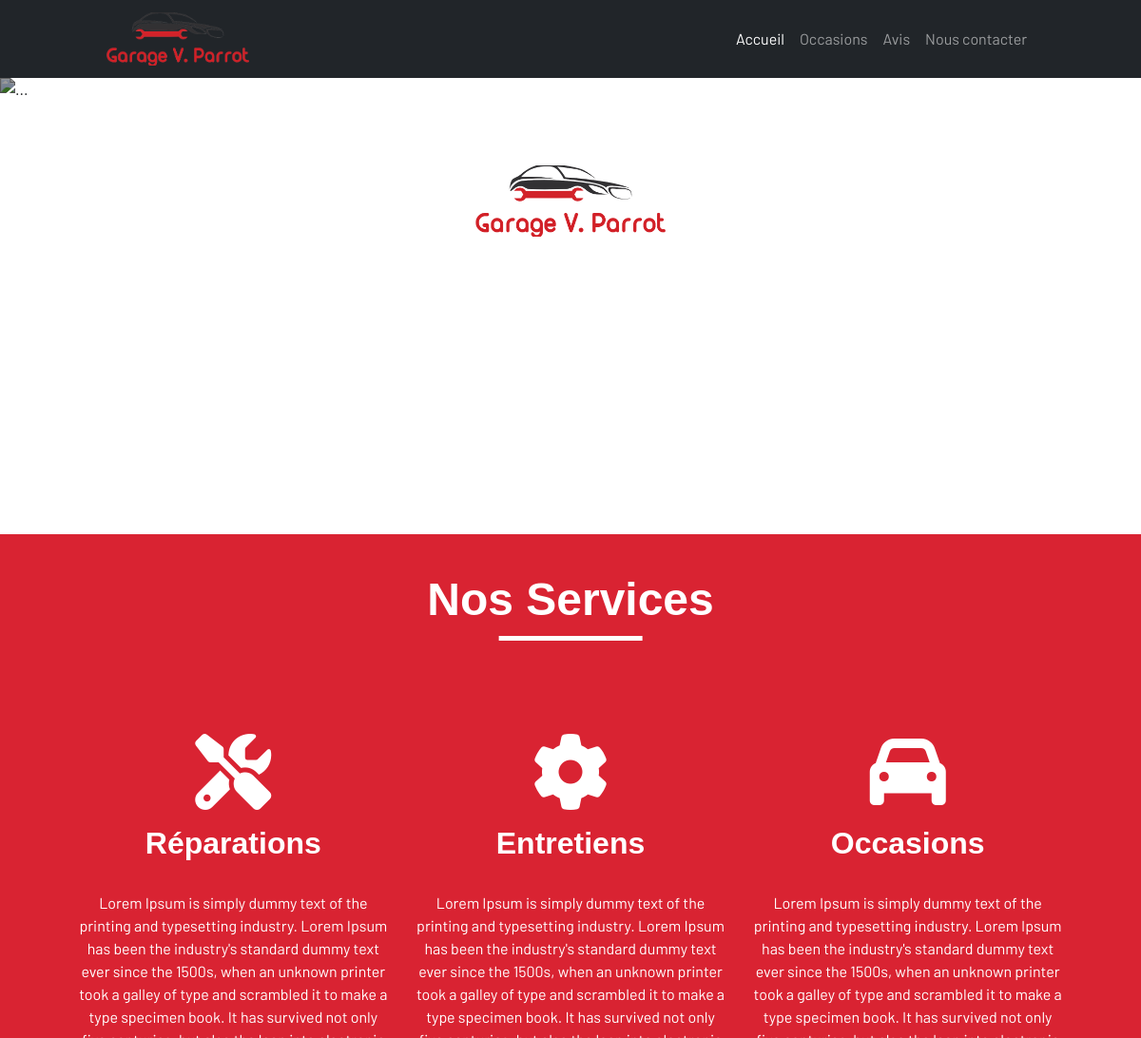
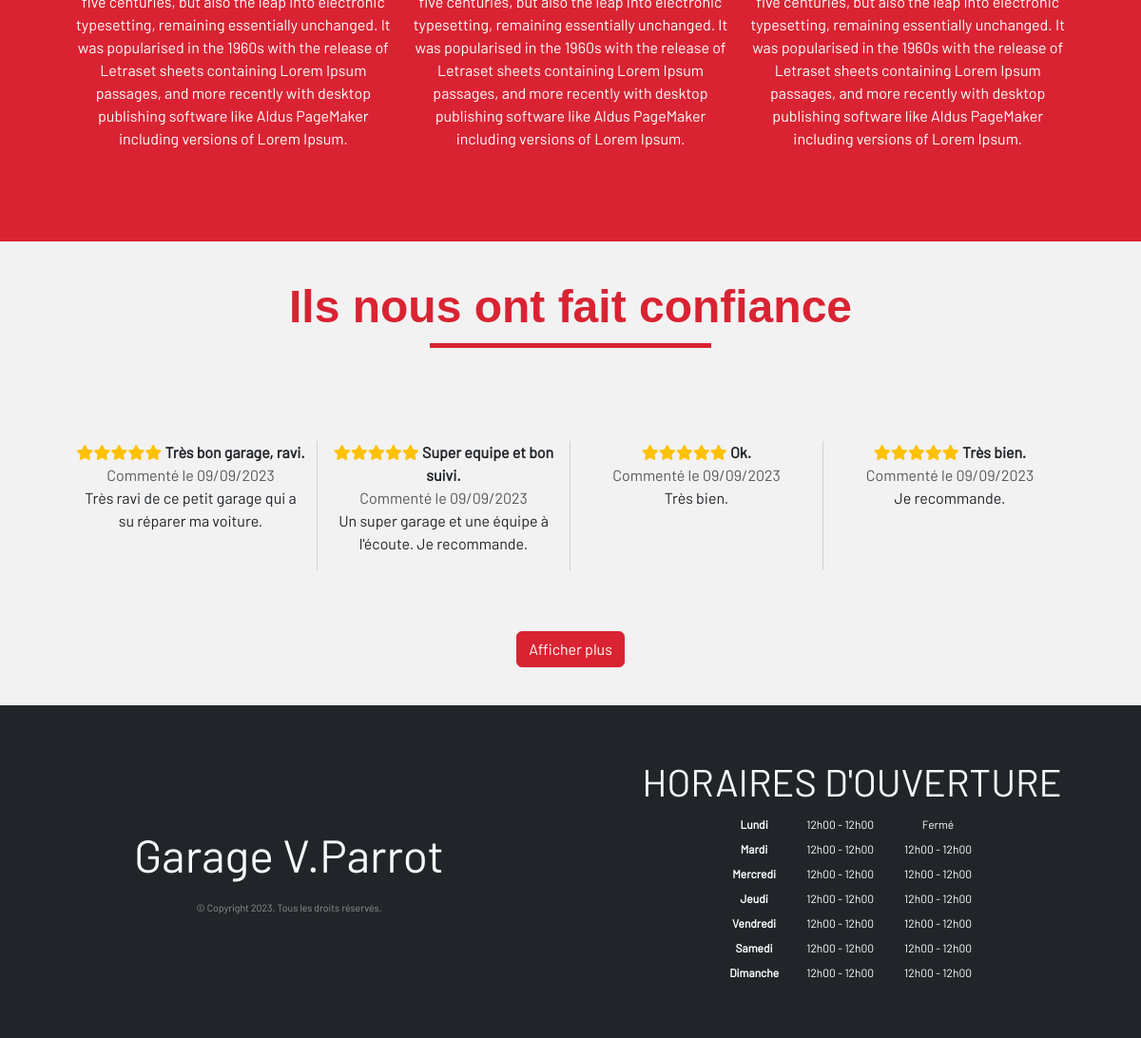
The page / on the database its author committed (2 pictures, top to bottom).
### tables this page shows
CREATE TABLE IF NOT EXISTS `reviews` (
  `id` int(11) NOT NULL AUTO_INCREMENT,
  `author` varchar(64) NOT NULL,
  `rate` int(11) NOT NULL,
  `subject` varchar(64) NOT NULL,
  `comment` text NOT NULL,
  `status` int(11) NOT NULL,
  `creation_date` varchar(64) NOT NULL,
PRIMARY KEY (`id`)
);

### includes/config.php (called while the page is built, shortened)
<?php
$logo = 'img/logo.png';
?>

### index.php (the view, shortened to what this page needs)
<?php
require('includes/config.php');
require('functions/comments.function.php');
?>
<!doctype html>
<html lang="fr">
    <head>
        <link href="https://cdn.jsdelivr.net/npm/bootstrap@5.3.1/dist/css/bootstrap.min.css" rel="stylesheet">
        <link rel="stylesheet" href="css/index.css">
        <link href="assets/fontawesome/css/fontawesome.css" rel="stylesheet">
        <link href="assets/fontawesome/css/solid.css" rel="stylesheet">
    </head>
    <body>
        <?php include('includes/menu.php');?>
        <div id="carouselExampleCaptions" class="carousel slide" data-bs-ride="carousel">
            <div class="carousel-indicators">
                <button type="button" data-bs-target="#carouselExampleCaptions" data-bs-slide-to="0" class="active" aria-current="true" aria-label="Slide 1"></button>
                <button type="button" data-bs-target="#carouselExampleCaptions" data-bs-slide-to="1" aria-label="Slide 2"></button>
                <button type="button" data-bs-target="#carouselExampleCaptions" data-bs-slide-to="2" aria-label="Slide 3"></button>
            </div>
            <div class="carousel-inner">
                <div class="carousel-item c-item active">
                    <img src="img/c1.jpg" class="d-block w-100 c-img" alt="...">
                    <div class="carousel-caption top-0 mt-4">
                        <img class="mt-5" width="200" src="<?=$logo;?>">
                        <h1 class="display-1 fw-bolder text-capitalize">Réparation automobile.</h1>
                    </div>
                </div>
            </div>
            <button class="carousel-control-prev" type="button" data-bs-target="#carouselExampleCaptions" data-bs-slide="prev">
                <span class="carousel-control-prev-icon" aria-hidden="true"></span>
            </button>
            <button class="carousel-control-next" type="button" data-bs-target="#carouselExampleCaptions" data-bs-slide="next">
                <span class="carousel-control-next-icon" aria-hidden="true"></span>
            </button>
        </div>
        <div class="services">
            <br>
            <h1 class="display-5 fw-bolder mb-5">Nos Services</h5>
            <br>
            <?php
            $getServices = $bdd->query('SELECT services FROM settings');
            $services = json_decode($getServices->fetch()['services']);
            ?>
            <div class="row services-row">
                <div class="col-md indexCustomCol">
                    <p><i class="fas fa-screwdriver-wrench fa-5x"></i></p>
                    <h2 class=" fw-bolder">Réparations</h2>
                    <br>
                    <p><?=$services->repairs;?></p>
                </div>
                <div class="col-md indexCustomCol">
                    <p><i class="fas fa-gear fa-5x"></i></p>
                    <h2 class=" fw-bolder">Entretiens</h2>
                    <br>
                    <p><?=$services->maintenance;?></p>
                </div>
                <br>
                <div class="col-md indexCustomCol">
                    <p><i class="fas fa-car fa-5x"></i></p>
                    <h2 class=" fw-bolder">Occasions</h2>
                    <br>
                    <p><?=$services->occasions;?></p>
                </div>
            </div>
        </div>
        <div class="reviewsPreview">
            <br>
            <h1 class="display-5 fw-bolder mb-5">Ils nous ont fait confiance</h5>
            <br>
            <?php
            $getLatestReviews = $bdd->query('SELECT rate, subject, comment, DATE_FORMAT(creation_date, \'%d/%m/%Y\') AS creation_date FROM reviews ORDER BY id DESC LIMIT 4');
            ?>
            <div class="row reviewsPreview-row text-dark">
                <?php $i=0; while($review = $getLatestReviews->fetch()){?>
                    <div class="col-md-3 indexCustomCol <?php if($i != 3){?>verticalSeperatorRight<?php } ?>">
                        <?=getStars($review['rate']);?> <b><?=$review['subject'];?>.</b><br>
                        <span class="text-muted">Commenté le <?=$review['creation_date'];?></span><br>
                        <p><?=$review['comment'];?>.</p>
                    </div>
                <?php $i++; } ?>
            </div>
            <a href="reviews" class="btn btn-darkred">Afficher plus</a>
            <br>
            <br>
        </div>
        <?php include('includes/footer.php');?>
    </body>
</html>

### functions/comments.function.php (shortened to what this page needs)
<?php
function getStars($count) {
    $r = '';
    foreach (range(1, $count) as $star) {
        $r .= '<i class="fa-solid fa-star text-warning"></i>';
    }
    return $r;
}
?>

### css/index.css (style rules this page uses)
.c-item { height: 480px; }
.c-img { height: 100%; object-fit: cover; filter: brightness(0.6); }
body { -ms-overflow-style: none; scrollbar-width: none; font-family: "Barlow", sans-serif; }
.services { background-color: #D92332; width:auto; color:white; text-align:center; padding-top:1rem; padding-left:5rem; padding-right:5rem; padding-bottom: 1rem; }
.services h1 { display: inline-block; position:relative; }
.services h1:after { content: ""; height: 5px; width: 50%; background-color: white; position: absolute; bottom: -.3em; left: 50%; transform: translate(-50%); }
.services-row { padding-top:4rem; margin-bottom:4rem; }
.reviewsPreview { background-color: #F2F2F2; width:auto; color:white; text-align:center; padding-top:1rem; padding-left:5rem; padding-right:5rem; padding-bottom: 1rem; }
.reviewsPreview h1 { display: inline-block; position:relative; color: #D92332; }
.reviewsPreview h1:after { content: ""; height: 5px; width: 50%; background-color: #D92332; position: absolute; bottom: -.3em; left: 50%; transform: translate(-50%); }
.reviewsPreview-row { padding-top:4rem; margin-bottom:4rem; }
.reviewsPreview p { word-wrap: break-word; }
.btn-darkred { --bs-btn-color: #fff; --bs-btn-bg: #D92332; --bs-btn-border-color: #D92332; --bs-btn-hover-color: #fff; --bs-btn-hover-bg: #c91827; --bs-btn-hover-border-color: #f01628; --bs-btn-focus-shadow-rgb: 49,132,253; --bs-btn-active-color: #fff; --bs-btn-active-bg: #D92332; --bs-btn-active-border-color: #1d1e20; --bs-btn-active-shadow: inset 0 3px 5px rgba(0, 0, 0, 0.125); --bs-btn-disabled-color: #fff; --bs-btn-disabled-bg: #D92332; --bs-btn-disabled-border-color: #D92332; }
.verticalSeperatorRight { border-right: var(--bs-border-width) solid rgba(199, 200, 201, .8); }
h1, h2, h3 { font-family: "Rajdhani", sans-serif; }

### rows shown on the page
reviews: rate 5 (drawn), subject "Très bon garage, ravi", creation_date "09/09/2023", comment "Très ravi de ce petit garage qui a su réparer ma voiture"
reviews: rate 5 (drawn), subject "Super equipe et bon suivi", creation_date "09/09/2023", comment "Un super garage et une équipe à l'écoute. Je recommande"
reviews: rate 5 (drawn), subject "Ok", creation_date "09/09/2023", comment "Très bien"
reviews: rate 5 (drawn), subject "Très bien", creation_date "09/09/2023", comment "Je recommande"

### other values the page prints
$days[$i] "Lundi"
$e->am[0] "12h00"
$e->am[1] "12h00"
$days[$i] "Mardi"
$e->pm[0] "12h00"
$e->pm[1] "12h00"
$days[$i] "Mercredi"
$days[$i] "Jeudi"
$days[$i] "Vendredi"
$days[$i] "Samedi"
$days[$i] "Dimanche"
